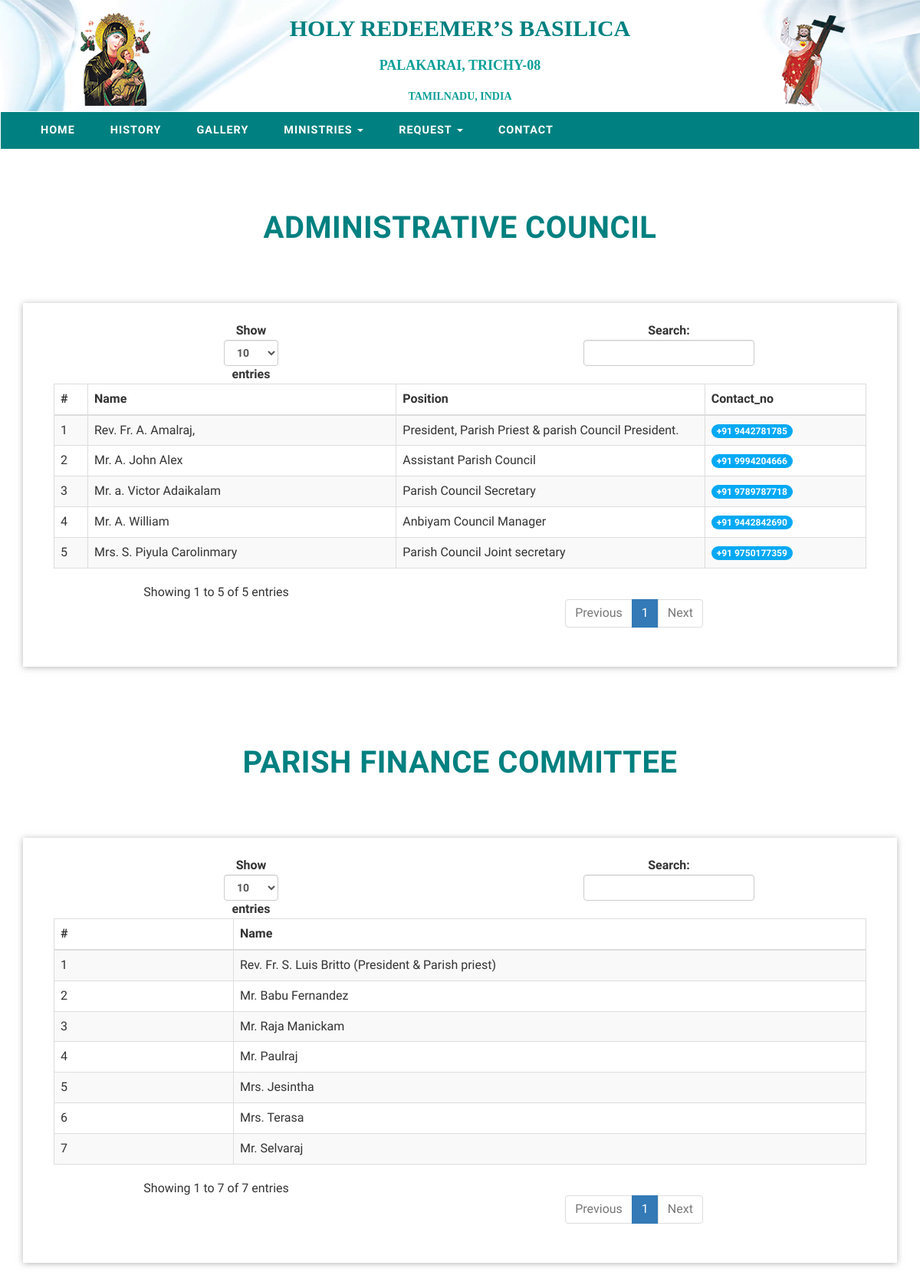
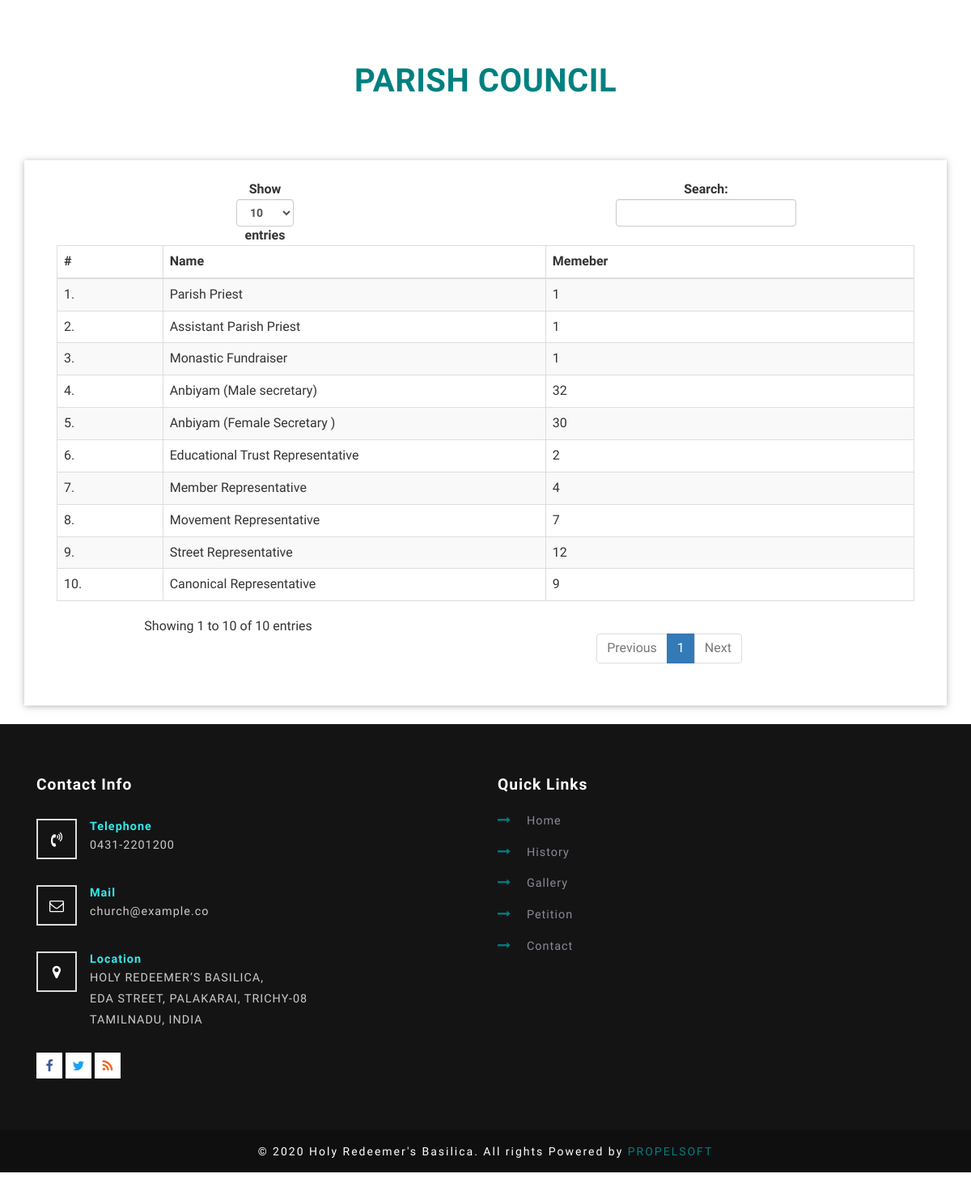
The page /admin_counsil.php on the database its author committed (2 pictures, top to bottom).
### tables this page shows
CREATE TABLE `admin_council` (
  `id` int(11) NOT NULL AUTO_INCREMENT,
  `name` varchar(191) DEFAULT NULL,
  `designation` varchar(500) DEFAULT NULL,
  `address` text,
  `from_year` int(11) DEFAULT NULL,
  `to_year` int(11) DEFAULT NULL,
  `contact_no` bigint(20) DEFAULT NULL,
  KEY `id` (`id`)
);

CREATE TABLE `parish_finance` (
  `id` int(11) NOT NULL AUTO_INCREMENT,
  `name` varchar(191) DEFAULT NULL,
  `designation` varchar(191) DEFAULT NULL,
  `address` text,
  `from_year` int(11) DEFAULT NULL,
  `to_year` int(11) DEFAULT NULL,
  `contact_no` bigint(20) DEFAULT NULL,
  KEY `id` (`id`)
);

### admin_counsil.php (the view, shortened to what this page needs)
<?php
include "admin-panel/connect.php";
$select = mysqli_query($connect,"select * from admin_council");
$select_pf = mysqli_query($connect,"select * from parish_finance");
?>
<!DOCTYPE html>
<html>
<head>
	<link href="css/bootstrap.css" rel="stylesheet" type="text/css" media="all" />
	<link href="css/style.css" rel="stylesheet" type="text/css" media="all" />
	<link href="css/font-awesome.css" rel="stylesheet">
</head>
<body>
	<?php include('header.php'); ?>
	<div class="services">
		<h3 class="heading-agileinfo">Administrative Council</h3>
		<div class="container">
			<div class="row">
				<div class="col-md-12 agileits-w3layouts">
					<div class="grid-parish">
                        <table class="table table-striped table-bordered table-hover" id="dataTables-example">
                            <thead>
                                <tr>
                                	<th width="3%">#</th>
                                    <th width="20%" >Name</th>
                                    <th width="20%">Position</th>
                                    <th width="10%">Contact_no</th>
                                </tr>
                            </thead>
                            <tbody style="text-align: left">
                                <?php
                                $i=1;
                                while($fetch=mysqli_fetch_assoc($select))
                                    {
                                    ?>
                                <tr>
                                	<td><?php echo $i;?></td>
                                    <td><?php echo $fetch['name'];?></td>
                                     <td><?php echo $fetch['designation'];?> </td>
                                    <td><span class="badge badge-primary">+91 <?php echo $fetch['contact_no'];?></span></td>
                                </tr>
                                <?php
                                $i++;
                                    }?>
                              </tbody>
                        </table>
                    </div>
                </div>
            </div>
         <div><br>
		</div>
	</div>
	<div class="services">
		<h3 class="heading-agileinfo">Parish Finance Committee</h3>
		<div class="container">
			<div class="row">
				<div class="col-md-12 agileits-w3layouts">
					<div class="grid-parish">
                        <table class="table table-striped table-bordered table-hover" id="dataTables-example-1">
                            <thead>
                                <tr>
                                	<th width="3%">#</th>
                                    <th width="10%">Name</th>
                                </tr>
                            </thead>
                            <tbody style="text-align: left">
                                <?php
                                $i=1;
                                while($fetch_pf=mysqli_fetch_assoc($select_pf))
                                    {
                                    ?>
                                <tr>
                                	<td><?php echo $i;?></td>
                                    <td><?php echo $fetch_pf['name'];?></td>
                                </tr>
                                <?php
                                $i++;
                                }
                                ?>
                              </tbody>
                        </table>
                    </div>
                </div>
            </div>
         <div><br>
		</div>
	</div>
	<div class="services">
		<h3 class="heading-agileinfo">Parish Council</h3>
		<div class="container">
			<div class="row">
				<div class="col-md-12 agileits-w3layouts">
					<div class="grid-parish">
                        <table class="table table-striped table-bordered table-hover" id="dataTables-example-2">
                            <thead>
                                <tr>
                                	<th width="3%">#</th>
                                    <th width="10%">Name</th>
                                    <th width="10%">Memeber</th>
                                </tr>
                            </thead>
                            <tbody style="text-align: left">
                                <tr>
                                	<td>1.</td>
                                    <td>Parish Priest </td>
                                    <td>1</td>
                                </tr>
                                <tr>
                                	<td>2.</td>
                                    <td>Assistant Parish Priest </td>
                                    <td>1</td>
                                </tr>
                                <tr>
                                	<td>3.</td>
                                    <td>Monastic Fundraiser</td>
                                    <td>1</td>
                                </tr>
                                <tr>
                                	<td>4.</td>
                                    <td>Anbiyam (Male secretary) </td>
                                    <td>32</td>
                                </tr>
                                <tr>
                                	<td>5.</td>
                                    <td>Anbiyam (Female Secretary ) </td>
                                    <td>30</td>
                                </tr>
                                <tr>
                                	<td>6.</td>
                                    <td>Educational Trust Representative </td>
                                    <td>2</td>
                                </tr>
                                <tr>
                                	<td>7.</td>
                                    <td>Member Representative </td>
                                    <td>4</td>
                                </tr>
                                <tr>
                                	<td>8.</td>
                                    <td>Movement Representative</td>
                                    <td>7</td>
                                </tr>
                                <tr>
                                	<td>9.</td>
                                    <td>Street Representative </td>
                                    <td>12</td>
                                </tr>
                                <tr>
                                	<td>10.</td>
                                    <td>Canonical Representative</td>
                                    <td>9</td>
                                </tr>
                              </tbody>
                        </table>
                    </div>
                </div>
            </div>
         <div><br>
		</div>
	</div>
	<?php include('footer.php') ?>
</body>
</html>

### header.php (shortened to what this page needs)
<div class="header" >
		<div class="container-fluid" >
			<div class="row" style=" background: url(images/header/bg-1.png)">
				<div class=" col-md-3  text-center" style="padding-top: 15px;">
	                <img src="images/header/matha-3.png" class="" alt="matha-2">
	            </div>
	            <div class="col-md-6  text-center" style="padding-top: 20px;text-align: center;">
	                <h2 style="font-family:verdana; color:#008080">
	                 <b>HOLY REDEEMER’S BASILICA</b>
	                </h2><br>
	                <h4 style="font-family:verdana; color:#0C9F98">
	                	<b>PALAKARAI, TRICHY-08</b>
	                </h4><br>
	                <h5 style="font-family:verdana; color:#0C9F98">
	                 <b>TAMILNADU, INDIA</b>
	                </h5>
	            </div>
	            <div class="col-md-3  text-center" style="padding-top: 15px;">
	                <img src="images/header/jesus-2.png" class="" alt="matha-2">
	            </div>
			</div>
		</div>
		<div class="agileits_top_menu" id="myHeader">
			<nav class="navbar navbar-default navbar-fixed-top" role="navigation">
				<div class="agileits_top_menu">
				<div class="container ">
					<div class="navbar-header">
					<div class="collapse navbar-collapse" id="bs-example-navbar-collapse-1" >
						<nav class="link-effect-2" id="link-effect-2">
							<ul class="nav navbar-nav">
								<li class="active"><a href="index.php" class="effect-3">Home</a></li>
								<li class=""><a href="history.php" class="effect-3">History</a></li>
								<li><a href="gallery.php" class="effect-3">Gallery</a></li>
								<li class="dropdown">
									<a href="#" class="dropdown-toggle effect-3" data-toggle="dropdown">Ministries  <b class="caret"></b></a>
								</li>
								<li class="dropdown">
									<a href="#" class="dropdown-toggle effect-3" data-toggle="dropdown">Request  <b class="caret"></b></a>
								</li>
								<li><a href="contact.php" class="effect-3">Contact</a></li>
							</ul>
						</nav>
					</div>
					</div>
				</div>
				</div>
			</nav>
		</div>
	</div>

### footer.php
<div class="footer_top_agileits">
		<div class="container">
				<div class="col-md-6 ">
					<div class="address-grid">
						<h4>Contact <span>Info</span></h4>
						<div class="mail-agileits-w3layouts">
							<i class="fa fa-volume-control-phone" aria-hidden="true"></i>
							<div class="contact-right">
								<p>Telephone </p><span>0431-2201200</span>
							</div>
							<div class="clearfix"> </div>
						</div>
						<div class="mail-agileits-w3layouts">
							<i class="fa fa-envelope-o" ></i>
							<div class="contact-right">
								<p>Mail </p><span>church@example.co</span>
							</div>
							<div class="clearfix"> </div>
						</div>
						<div class="mail-agileits-w3layouts">
							<i class="fa fa-map-marker" aria-hidden="true"></i>
							<div class="contact-right">
								<p>Location</p><span>HOLY REDEEMER’S BASILICA,</span> <span><br>EDA STREET, PALAKARAI, TRICHY-08</span><span> TAMILNADU, INDIA </span>
							</div>
							<div class="clearfix"> </div>
						</div>
						<div class="agileits_w3layouts_nav_right contact">
							<div class="social two">
								<ul>
									<li><a href="#"><i class="fa fa-facebook"></i></a></li>
									<li><a href="#"><i class="fa fa-twitter"></i></a></li>
									<li><a href="#"><i class="fa fa-rss"></i></a></li>
								</ul>
							</div>
						</div>
					</div>
				</div>
			<div class="col-md-6 ">
				<div class="address-grid">
				<h4>Quick Links</h4><br>
				<ul class="footer_grid_list">
					<li><i class="fa fa-long-arrow-right" ></i>
						<a href="index.php">Home </a>
					</li>
					<li><i class="fa fa-long-arrow-right"></i>
						<a href="history.php">History</a>
					</li>
					<li><i class="fa fa-long-arrow-right"></i>
						<a href="gallery.php" >Gallery</a>
					</li>
					<li><i class="fa fa-long-arrow-right" ></i>
						<a href="petition.php" >Petition</a>
					</li>
					<li><i class="fa fa-long-arrow-right" ></i>
						<a href="contact.php" >Contact</a>
					</li>
				</ul>
			</div>
	</div>
			<div class="clearfix"> </div>
		</div>
	</div>
	<div class="footer_w3ls">
		<div class="container">
					<div class="footer_bottom1">
						<p>© 2020 Holy Redeemer's Basilica. All rights  Powered by <a href="http://propelsoft.in" target="_blank">PROPELSOFT</a></p>
					</div>
		</div>
	</div>

### rows shown on the page
admin_council: name "Rev. Fr. A. Amalraj,", designation "President, Parish Priest & parish Council President.", contact_no "9442781785"
admin_council: name "Mr. A. John Alex", designation "Assistant Parish Council", contact_no "9994204666"
admin_council: name "Mr. a. Victor Adaikalam", designation "Parish Council Secretary", contact_no "9789787718"
admin_council: name "Mr. A. William", designation "Anbiyam Council Manager", contact_no "9442842690"
admin_council: name "Mrs. S. Piyula Carolinmary", designation "Parish Council Joint secretary", contact_no "9750177359"
parish_finance: name "Rev. Fr. S. Luis Britto (President & Parish priest)"
parish_finance: name "Mr. Babu Fernandez"
parish_finance: name "Mr. Raja Manickam"
parish_finance: name "Mr. Paulraj"
parish_finance: name "Mrs. Jesintha"
parish_finance: name "Mrs. Terasa"
parish_finance: name "Mr. Selvaraj"
